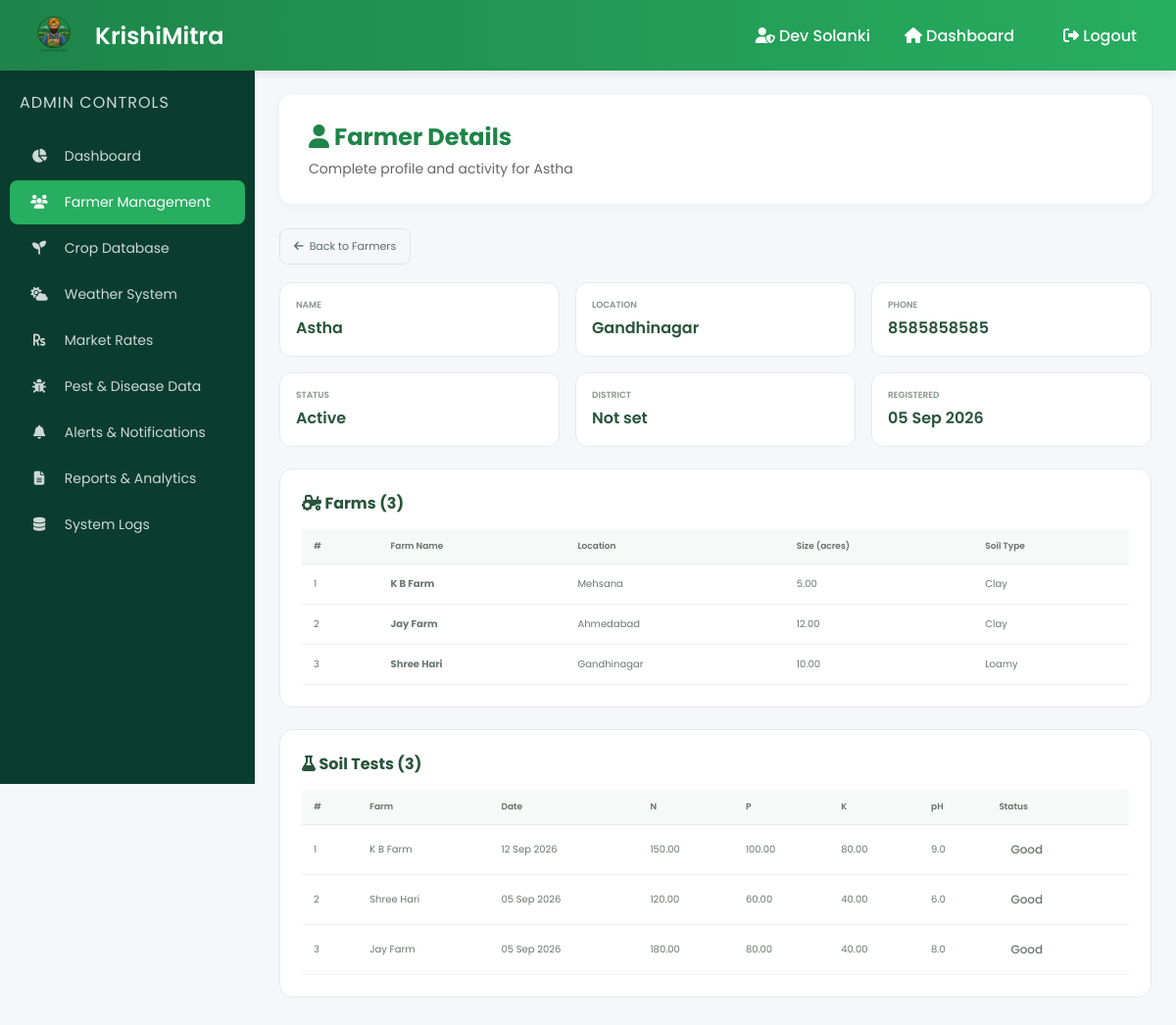
The page /KRISHIMITRA/admin/farmer_details.php?id=5 (signed in) on the database its author committed.
### tables this page shows
CREATE TABLE `farmers` (
  `id` int(11) NOT NULL,
  `name` varchar(100) NOT NULL,
  `location` varchar(100) NOT NULL,
  `phone` varchar(15) NOT NULL,
  `password` varchar(255) NOT NULL,
  `created_at` timestamp NOT NULL DEFAULT current_timestamp(),
  `status` enum('active','inactive') DEFAULT 'active',
  `approved` tinyint(1) DEFAULT 1,
  `latitude` decimal(10,8) DEFAULT NULL,
  `longitude` decimal(11,8) DEFAULT NULL,
  `district` varchar(100) DEFAULT NULL
);

CREATE TABLE `farms` (
  `id` int(11) NOT NULL,
  `farmer_id` int(11) NOT NULL,
  `farm_name` varchar(100) NOT NULL,
  `location` varchar(100) NOT NULL,
  `farm_size` decimal(10,2) NOT NULL,
  `soil_type` varchar(50) DEFAULT NULL,
  `crop_history` text DEFAULT NULL,
  `created_at` timestamp NOT NULL DEFAULT current_timestamp(),
  `latitude` decimal(10,8) DEFAULT NULL,
  `longitude` decimal(11,8) DEFAULT NULL,
  `district` varchar(100) DEFAULT NULL
);

CREATE TABLE `soil_data` (
  `id` int(11) NOT NULL,
  `farm_id` int(11) NOT NULL,
  `farmer_id` int(11) NOT NULL,
  `nitrogen` decimal(6,2) NOT NULL,
  `phosphorus` decimal(6,2) NOT NULL,
  `potassium` decimal(6,2) NOT NULL,
  `ph` decimal(4,1) NOT NULL,
  `temperature` decimal(5,1) NOT NULL,
  `humidity` decimal(5,1) NOT NULL,
  `rainfall` decimal(6,2) NOT NULL,
  `test_date` date NOT NULL,
  `created_at` timestamp NOT NULL DEFAULT current_timestamp()
);

### KRISHIMITRA/config/database.php (called while the page is built, shortened)
<?php
function getSoilHealthStatus($nitrogen, $phosphorus, $potassium) {
    if ($nitrogen < 20 || $phosphorus < 15 || $potassium < 20) {
        return ['status' => 'danger', 'label' => 'Deficient'];
    } elseif ($nitrogen < 40 || $phosphorus < 30 || $potassium < 40) {
        return ['status' => 'warning', 'label' => 'Needs Attention'];
    } else {
        return ['status' => 'healthy', 'label' => 'Good'];
    }
}
?>

### KRISHIMITRA/admin/farmer_details.php (the view, shortened to what this page needs)
<?php
require_once '../config/database.php';
$farmer_id = isset($_GET['id']) ? (int)$_GET['id'] : 0;
$stmt = $pdo->prepare("SELECT * FROM farmers WHERE id = ?");
$stmt->execute([$farmer_id]);
$farmer = $stmt->fetch();
$stmt = $pdo->prepare("SELECT * FROM farms WHERE farmer_id = ? ORDER BY created_at DESC");
$stmt->execute([$farmer_id]);
$farms = $stmt->fetchAll();
$stmt = $pdo->prepare("
    SELECT sd.*, f.farm_name
    FROM soil_data sd
    LEFT JOIN farms f ON sd.farm_id = f.id
    WHERE sd.farmer_id = ?
    ORDER BY sd.test_date DESC
");
$stmt->execute([$farmer_id]);
$soil_records = $stmt->fetchAll();
?>
<!DOCTYPE html>
<html lang="en">
<head>
    <link rel="stylesheet" href="admin_dashboard.css">
    <link rel="stylesheet" href="manage_farmers.css">
    <link rel="stylesheet" href="https://cdnjs.cloudflare.com/ajax/libs/font-awesome/6.5.0/css/all.min.css">
</head>
<body>
<div class="navbar">
    <div class="brand">
        <img src="../assets/images/logo1.png" alt="KrishiMitra Logo" onerror="this.src='../pictures/images/logo1.png'">
        <h2>KrishiMitra</h2>
    </div>
    <div class="nav-links">
        <span><i class="fas fa-user-shield"></i> <?php echo htmlspecialchars($_SESSION['admin_name']); ?></span>
        <a href="admin_dashboard.php"><i class="fas fa-home"></i> Dashboard</a>
        <a href="../logout.php" class="logout-btn"><i class="fas fa-sign-out-alt"></i> Logout</a>
    </div>
</div>
<div class="layout">
    <div class="sidebar">
        <h3>Admin Controls</h3>
        <a href="admin_dashboard.php"><i class="fas fa-chart-pie"></i> Dashboard</a>
        <a class="active" href="manage_farmers.php"><i class="fas fa-users"></i> Farmer Management</a>
        <a href="crop_database.php"><i class="fas fa-seedling"></i> Crop Database</a>
        <a href="weather_admin.php"><i class="fas fa-cloud-sun"></i> Weather System</a>
        <a href="market_rates.php"><i class="fas fa-rupee-sign"></i> Market Rates</a>
        <a href="pest_disease.php"><i class="fas fa-bug"></i> Pest &amp; Disease Data</a>
        <a href="alerts_notifications.php"><i class="fas fa-bell"></i> Alerts &amp; Notifications</a>
        <a href="reports_analytics.php"><i class="fas fa-file-alt"></i> Reports &amp; Analytics</a>
        <a href="system_logs.php"><i class="fas fa-database"></i> System Logs</a>
    </div>
    <div class="content">
        <div class="welcome-box">
            <h2><i class="fas fa-user"></i> Farmer Details</h2>
            <p>Complete profile and activity for <?php echo htmlspecialchars($farmer['name']); ?></p>
        </div>
        <a href="manage_farmers.php" class="btn-secondary" style="margin-bottom:18px;display:inline-flex;align-items:center;gap:6px;padding:9px 14px;border:1px solid #d9e5dd;border-radius:8px;font-size:11px;text-decoration:none;color:#597064;">
            <i class="fas fa-arrow-left"></i> Back to Farmers
        </a>
        <div class="detail-grid">
            <div class="detail-box"><div class="lbl">Name</div><div class="val"><?php echo htmlspecialchars($farmer['name']); ?></div></div>
            <div class="detail-box"><div class="lbl">Location</div><div class="val"><?php echo htmlspecialchars($farmer['location']); ?></div></div>
            <div class="detail-box"><div class="lbl">Phone</div><div class="val"><?php echo htmlspecialchars($farmer['phone']); ?></div></div>
            <div class="detail-box"><div class="lbl">Status</div><div class="val"><?php echo ucfirst($farmer['status']); ?></div></div>
            <div class="detail-box"><div class="lbl">District</div><div class="val"><?php echo htmlspecialchars($farmer['district'] ?? 'Not set'); ?></div></div>
            <div class="detail-box"><div class="lbl">Registered</div><div class="val"><?php echo date('d M Y', strtotime($farmer['created_at'])); ?></div></div>
        </div>
        <div class="table-wrap">
            <h3><i class="fas fa-tractor"></i> Farms (<?php echo count($farms); ?>)</h3>
            <?php if (count($farms) > 0): ?>
            <div class="table-responsive">
                <table>
                    <thead><tr><th>#</th><th>Farm Name</th><th>Location</th><th>Size (acres)</th><th>Soil Type</th></tr></thead>
                    <tbody>
                        <?php $i=1; foreach ($farms as $f): ?>
                        <tr>
                            <td><?php echo $i++; ?></td>
                            <td><strong><?php echo htmlspecialchars($f['farm_name']); ?></strong></td>
                            <td><?php echo htmlspecialchars($f['location']); ?></td>
                            <td><?php echo $f['farm_size']; ?></td>
                            <td><?php echo htmlspecialchars($f['soil_type'] ?? 'Not set'); ?></td>
                        </tr>
                        <?php endforeach; ?>
                    </tbody>
                </table>
            </div>
            <?php else: ?>
                <p style="font-size:11px;color:#929c95;">No farms added.</p>
            <?php endif; ?>
        </div>
        <div class="table-wrap">
            <h3><i class="fas fa-flask"></i> Soil Tests (<?php echo count($soil_records); ?>)</h3>
            <?php if (count($soil_records) > 0): ?>
            <div class="table-responsive">
                <table>
                    <thead><tr><th>#</th><th>Farm</th><th>Date</th><th>N</th><th>P</th><th>K</th><th>pH</th><th>Status</th></tr></thead>
                    <tbody>
                        <?php $i=1; foreach ($soil_records as $sd):
                            $health = getSoilHealthStatus($sd['nitrogen'], $sd['phosphorus'], $sd['potassium']);
                        ?>
                        <tr>
                            <td><?php echo $i++; ?></td>
                            <td><?php echo htmlspecialchars($sd['farm_name']); ?></td>
                            <td><?php echo date('d M Y', strtotime($sd['test_date'])); ?></td>
                            <td><?php echo $sd['nitrogen']; ?></td>
                            <td><?php echo $sd['phosphorus']; ?></td>
                            <td><?php echo $sd['potassium']; ?></td>
                            <td><?php echo $sd['ph']; ?></td>
                            <td><span class="status-badge <?php echo $health['status']; ?>"><?php echo $health['label']; ?></span></td>
                        </tr>
                        <?php endforeach; ?>
                    </tbody>
                </table>
            </div>
            <?php else: ?>
                <p style="font-size:11px;color:#929c95;">No soil test data available.</p>
            <?php endif; ?>
        </div>
    </div>
</div>
</body>
</html>

### KRISHIMITRA/admin/admin_dashboard.css (style rules this page uses)
* { margin: 0; padding: 0; box-sizing: border-box; }
body { font-family: 'Poppins', sans-serif; background: #f5f7fa; overflow-x: hidden; }
.navbar { position: fixed; top: 0; left: 0; width: 100%; height: 72px; background: linear-gradient(90deg, #1e8449, #27ae60); display: flex; justify-content: space-between; align-items: center; padding: 0 25px; color: white; z-index: 1000; box-shadow: 0 2px 10px rgba(0,0,0,0.1); }
.brand { display: flex; align-items: center; gap: 12px; }
.brand img { height: 60px; width: auto; object-fit: contain; }
.brand h2 { font-size: 24px; font-weight: 600; }
.nav-links { display: flex; align-items: center; gap: 20px; }
.nav-links span { color: white; font-weight: 500; }
.nav-links a { color: white; text-decoration: none; font-weight: 500; padding: 8px 15px; border-radius: 6px; transition: 0.3s; }
.layout { display: flex; margin-top: 72px; }
.sidebar { position: fixed; top: 72px; left: 0; width: 260px; height: calc(100vh - 72px); background: #0b3d2e; padding: 20px 0; color: white; overflow-y: auto; }
.sidebar h3 { padding: 0 20px; margin-bottom: 20px; font-size: 16px; opacity: 0.8; font-weight: 400; letter-spacing: 1px; text-transform: uppercase; }
.sidebar a { display: block; color: rgba(255,255,255,0.8); text-decoration: none; padding: 12px 20px; margin: 2px 10px; border-radius: 8px; transition: 0.3s; font-size: 14px; }
.sidebar a i { margin-right: 12px; width: 20px; text-align: center; }
.sidebar a.active { background: #27ae60; color: white; }
.content { margin-left: 260px; padding: 25px; width: calc(100% - 260px); min-height: calc(100vh - 72px); }
.welcome-box { background: white; padding: 25px 30px; border-radius: 12px; margin-bottom: 25px; box-shadow: 0 2px 10px rgba(0,0,0,0.05); }
.welcome-box h2 { color: #1e8449; margin-bottom: 5px; }
.welcome-box p { color: #666; font-size: 14px; }
.status-badge { padding: 4px 12px; border-radius: 20px; font-size: 12px; font-weight: 500; display: inline-block; white-space: nowrap; }

### KRISHIMITRA/admin/manage_farmers.css (style rules this page uses)
.table-responsive { overflow-x: auto; }
.status-badge { padding: 4px 12px; border-radius: 20px; font-size: 12px; font-weight: 500; display: inline-block; white-space: nowrap; }

### KRISHIMITRA/admin/farmer_details.php (style rules this page uses)
.detail-grid { display:grid; grid-template-columns:repeat(3,1fr); gap:16px; margin-bottom:22px; }
.detail-box { background:#fff; border:1px solid #e4ebe6; border-radius:12px; padding:16px; }
.detail-box .lbl { color:#8a958e; font-size:9px; font-weight:600; text-transform:uppercase; }
.detail-box .val { color:#28543a; font-size:16px; font-weight:600; margin-top:4px; }
.table-wrap { background:#fff; border:1px solid #e4ebe6; border-radius:14px; padding:22px; margin-bottom:22px; }
.table-wrap h3 { color:#28543a; font-size:16px; margin-bottom:14px; }
.table-wrap table { width:100%; border-collapse:collapse; }
.table-wrap th { padding:11px 12px; background:#f6f9f7; color:#647168; text-align:left; font-size:9px; font-weight:600; border-bottom:1px solid #e5ebe7; }
.table-wrap td { padding:12px; color:#6b776f; font-size:10px; border-bottom:1px solid #edf1ee; }

### rows shown on the page
farmers: name "Astha", location "Gandhinagar", phone "8585858585", status "Active", district "Not set", created_at "05 Sep 2026"
farms: farm_name "K B Farm", location "Mehsana", farm_size "5.00", soil_type "Clay"
farms: farm_name "Jay Farm", location "Ahmedabad", farm_size "12.00", soil_type "Clay"
farms: farm_name "Shree Hari", location "Gandhinagar", farm_size "10.00", soil_type "Loamy"
soil_data: farm.farm_name "K B Farm", test_date "12 Sep 2026", nitrogen "150.00", phosphorus "100.00", potassium "80.00", ph "9.0", label "Good"
soil_data: farm.farm_name "Shree Hari", test_date "05 Sep 2026", nitrogen "120.00", phosphorus "60.00", potassium "40.00", ph "6.0", label "Good"
soil_data: farm.farm_name "Jay Farm", test_date "05 Sep 2026", nitrogen "180.00", phosphorus "80.00", potassium "40.00", ph "8.0", label "Good"

### other values the page prints
$_SESSION['admin_name'] "Dev Solanki"
count($farms) "3"
count($soil_records) "3"
